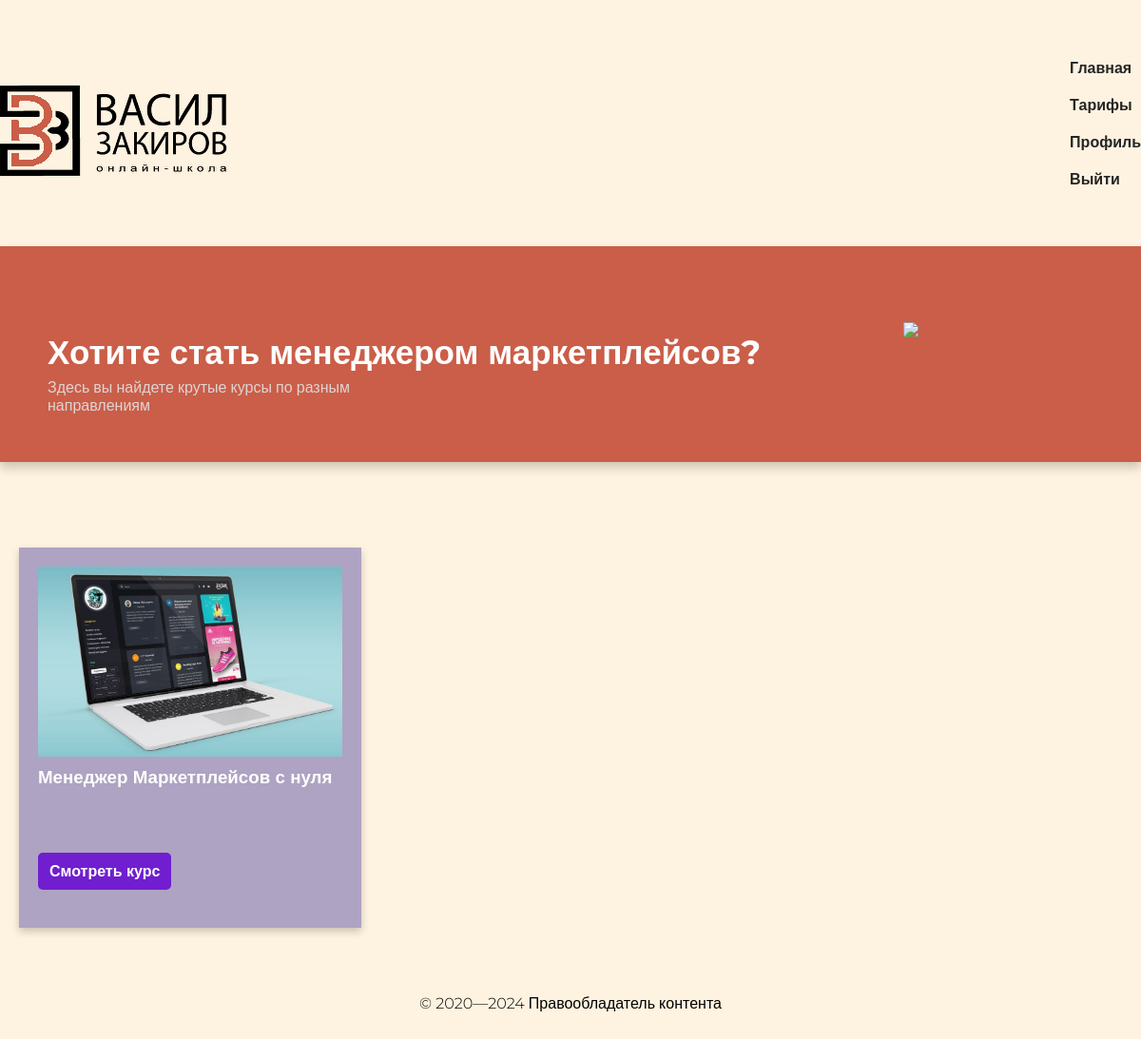
The app's page / (signed in) with its own data.
### courses/models.py (models this page shows, shortened)
class Course(models.Model):
    slug = models.SlugField('Имя курса на латинице')
    title = models.CharField('Название курса', max_length=120)
    desc = RichTextUploadingField('Описание')
    image = models.ImageField('Изображение курса', default='default.png', upload_to='course_images')
    is_free = models.BooleanField('Бесплатный курс?', default=True)
    class Meta:
        verbose_name = 'Курс'
        verbose_name_plural = 'Курсы'
    def get_absolute_url(self):
        return reverse('course-detail', kwargs={'slug': self.slug})

### courses/views.py (the view)
# urls.py: path('', cache_page(60 *5)(views.HomePage.as_view()), name='home'),
class HomePage(ListView):
    model = Course
    template_name = 'courses/home.html'
    context_object_name = 'courses'
    ordering = ['-id']
    def get_context_data(self, *, object_list=None, **kwargs):
        ctx = super(HomePage, self).get_context_data(**kwargs)
        ctx['title'] = 'Главная страница'
        return ctx

### templates/courses/home.html
{% extends 'layout.html' %}
{% block main %}
<div class="presentation container">
    <img src="https://itproger.com/img/reg_page/man-seating.svg">
    <h2>Хотите стать менеджером маркетплейсов?</h2>
    <p>Здесь вы найдете крутые курсы по разным направлениям</p>
</div>
    <div class="courses container">
        {% for el in courses %}
            <div class="course">
                {% if el.image %}
                <img src="{{ el.image.url }}" alt="{{ el.title }}">
                {% else %}
                <img src="/pictures/default.png" alt="{{ el.title }}">
                {% endif %}
                <h3>{{ el.title }}</h3>
                <a href="{{ el.get_absolute_url }}">Смотреть курс</a>
            </div>
        {%  endfor %}
    </div>
{% endblock %}

### static/css/main.css (style rules this page uses)
* { margin: 0; padding: 0; }
body { background: #fef3e0; font-weight: 300; font-family: 'Montserrat', sans-serif; }
a { color: #252525; text-decoration: none; transition: color 500ms ease; font-weight: 600; font-family: 'Montserrat', sans-serif; }
.container { width: 1200px; margin: 0 auto; }
.courses { display: flex; justify-content: space-between; align-items: flex-start; }
.courses .course { background: #AEA3C2; padding: 20px; margin: 20px; box-sizing: border-box; width: 30%; color: #fff; display: flex; flex-direction: column; justify-content: space-between; height: 400px; box-shadow: 0 4px 8px rgba(0, 0, 0, 0.2); transition: box-shadow 0.3s ease; }
.courses .course img { width: 100%; height: auto; max-height: 200px; object-fit: cover; }
.courses .course h3 { margin-top: 10px; margin-bottom: 5px; flex-grow: 1; }
.courses .course a { display: inline-block; padding: 10px 12px; border-radius: 5px; background: #701ecf; color: #fff; transition: transform 500ms ease; align-self: flex-start; }
.courses { display: flex; justify-content: space-between; align-items: stretch; flex-wrap: wrap; }
.presentation { background: #ca5e48; padding: 50px; box-sizing: border-box; margin-bottom: 70px; max-width: 100%; box-shadow: 0 6px 10px rgba(10, 10, 10, 0.2); }
.presentation h2 { word-wrap: break-word; color: #fff; font-size: 35px; padding-top: 40px; }
.presentation p { color: #dfd4d4; font-size: 16px; padding-top: 6px; max-width: 380px; }
.presentation img { float: right; width: 200px; position: relative; top: 30px; }
.course { width: 100%; overflow: hidden; }
.course h3, .course p { width: 100%; word-wrap: break-word; hyphens: auto; }
@media (max-width: 1200px) { a { display: block; margin-bottom: 20px; } }

### records on screen
Course: image (picture), title "Менеджер Маркетплейсов с нуля"
